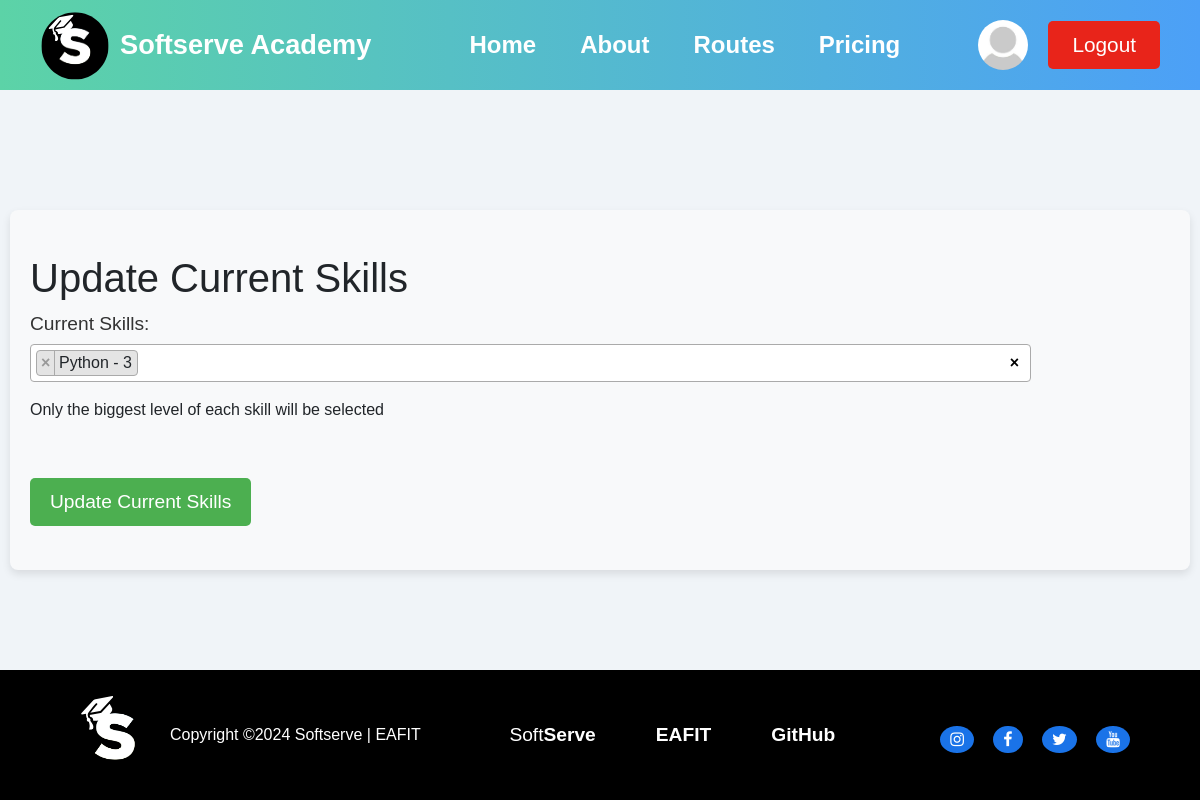
Page /user/update_current_skills/ (signed in) on the earlier database version.
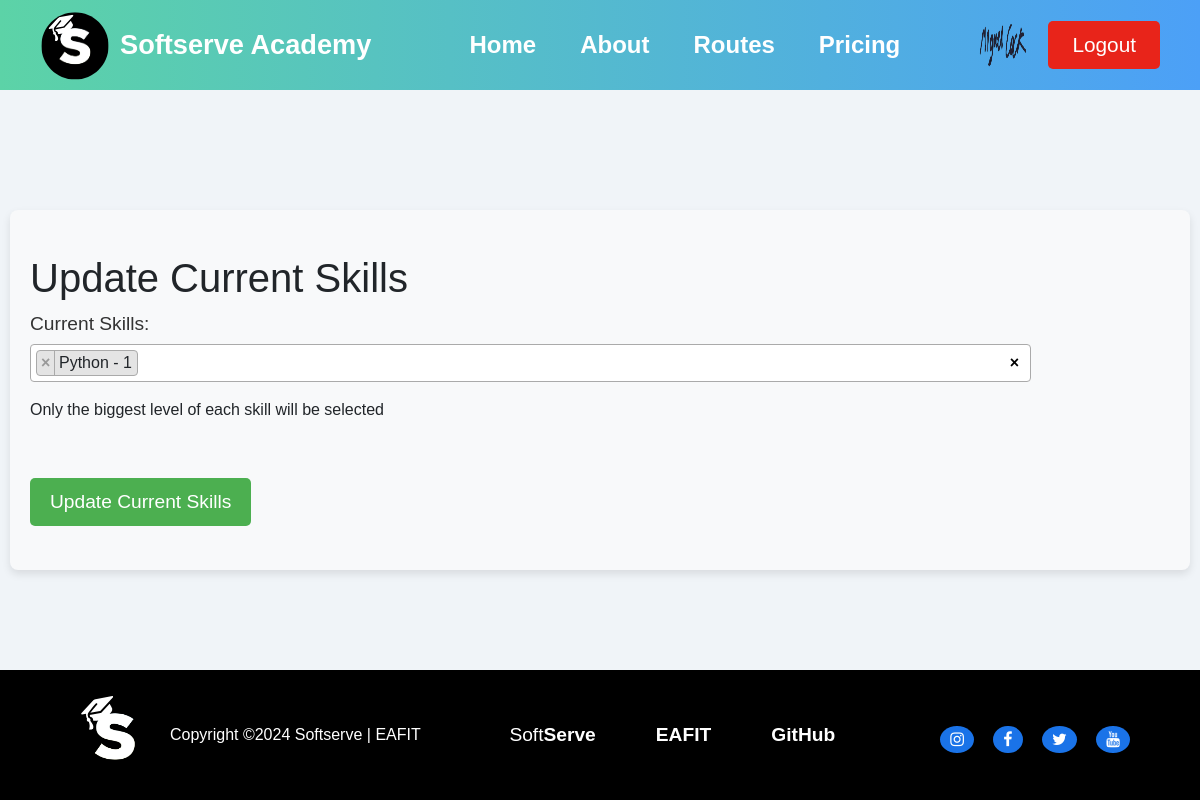
Same page on the later database version.
### user/models.py (models this page shows, shortened)
class User(AbstractBaseUser, PermissionsMixin):
    id = models.AutoField(primary_key=True)
    name = models.CharField(max_length=100)
    password = models.CharField(max_length=100)
    email = models.EmailField(unique=True)
    image = models.ImageField(upload_to="user/images/", blank=True)
    preference = models.ForeignKey(
        Preference, on_delete=models.SET_NULL, blank=True, null=True
    )
    current_skills = models.ManyToManyField(
        SkillLevel, related_name="users_current", blank=True
    )
    target_skills = models.ManyToManyField(
        SkillLevel, related_name="users_target", blank=True
    )
    learning_routes = models.ManyToManyField(
        LearningRoute, related_name="users_route", blank=True
    )
    is_active = models.BooleanField(default=True)
    is_staff = models.BooleanField(default=False)
    is_superuser = models.BooleanField(default=False)
    objects = UserManager()
    USERNAME_FIELD = "email"
    REQUIRED_FIELDS = ["name"]

### skill/models.py (models this page shows, shortened)
class SkillLevel(models.Model):
    id = models.AutoField(primary_key=True)
    skill = models.ForeignKey("Skill", on_delete=models.CASCADE)
    level = models.IntegerField(validators=[MinValueValidator(1), MaxValueValidator(5)])
    def __str__(self):
        return self.skill.name + " - " + str(self.level)

class Skill(models.Model):
    id = models.AutoField(primary_key=True)
    name = models.CharField(max_length=100)
    skill_type = models.CharField(max_length=100, choices=SKILL_TYPE_CHOICES)
    image = models.ImageField(upload_to="skill/images/", null=True, blank=True)

### user/views.py (the view)
@login_required
def update_current_skills(request):
    if request.method == "POST":
        form = CurrentSkillsForm(request.POST, instance=request.user)
        if form.is_valid():
            form.save()
            session_user = User.objects.get(id=request.session["user_id"])
            session_user.save()
            return redirect("user")
    else:
        form = CurrentSkillsForm(instance=request.user)
    return render(request, "update_current_skills.html", {"form": form})

### user/forms.py
class CurrentSkillsForm(forms.ModelForm):
    current_skills = forms.ModelMultipleChoiceField(
        queryset=SkillLevel.objects.all(),
        widget=forms.SelectMultiple(attrs={"class": "form-control"}),
        required=False,
        label="Current Skills",
    )
    class Meta:
        model = User
        fields = ["current_skills"]

### learning_route/models.py (called while the page is built)
    def __str__(self):
        return self.skill_level.skill.name + " - " + str(self.skill_level.level)

### user/templates/update_current_skills.html (shortened to what this page needs)
{% extends "base.html" %}
{% load static %}
{% block extra_css %}
<link rel="stylesheet" href="{% static 'css/learningresourceform.css' %}">
{% endblock %}
{% block content %}
<br>
<h1>Update Current Skills</h1>
<form method="post">
    <div class="row">
        <div class="col-md-10 form-group">
            {{ form.as_p }}
            <p>Only the biggest level of each skill will be selected</p>
        </div>
    </div>
    <button type="submit" class="btn btn-primary form-submit">Update Current Skills</button>
</form>
<br>
{% endblock %}

### SoftServeAcademy/templates/base.html (shortened to what this page needs)
<!DOCTYPE html>
<html lang="en">
{% load static %}
<head>
    <link rel="stylesheet" href="https://stackpath.bootstrapcdn.com/bootstrap/4.5.2/css/bootstrap.min.css">
    <link rel="stylesheet" href="https://cdnjs.cloudflare.com/ajax/libs/font-awesome/4.7.0/css/font-awesome.min.css">
    <link href="https://cdnjs.cloudflare.com/ajax/libs/select2/4.0.13/css/select2.min.css" rel="stylesheet" />
    <link rel="stylesheet" href="{% static 'css/header.css' %}">
    <link rel="stylesheet" href="{% static 'css/footer.css' %}">
    <link rel="stylesheet" href="{% static 'css/base.css' %}">
    {% block extra_css %}{% endblock %}
</head>
<body>
    <div class="wrapper">
        <header>
            <div class="logo">
                <a href="{% url 'home' %}"><img src="{% static 'images/2.svg' %}" alt="Logo"></a>
                <a href="{% url 'home' %}"><span>Softserve Academy</span></a>
            </div>
            <nav>
                <ul id="nav-links">
                    <li><a href="{% url 'home' %}">Home</a></li>
                    <li><a href="{% url 'about' %}">About</a></li>
                    {% if user.is_authenticated %}
                    <li class="dropdown">
                        <a href="{% url 'learning_route' %}">Routes</a>
                    </li>
                    {% endif %}
                    <li><a href="{% url 'pricing' %}">Pricing</a></li>
                </ul>
            </nav>
            <div class="auth-buttons">
                {% if user.is_authenticated %}
                <a href="{% url 'user' %}">
                    {% if user.image %}
                    <img src="{{ user.image.url }}" alt="User Photo" class="user-image">
                    {% else %}
                    <img src="{% static 'images/default-user.png' %}" alt="Default User Photo" class="user-image">
                    {% endif %}
                </a>
                <a href="{% url 'logout' %}" class="get-logout-btn">Logout</a>
                {% else %}
                <a href="{% url 'login' %}" class="login-btn">Login</a>
                <a href="{% url 'register' %}" class="get-started-btn">Get Started</a>
                {% endif %}
            </div>
        </header>
        <div class="container">
            {% block content %}
            {% endblock %}
        </div>
        <footer>
            <div class="footer-container">
                <div class="footer-left">
                    <img src="{% static 'images/2.svg' %}" alt="Logo">
                    <p>Copyright ©2024 Softserve | EAFIT</p>
                </div>
                <div class="footer-right">
                    <ul>
                        <li><a href="https://career.softserveinc.com/es/about/colombia">Soft<b>Serve</b></a></li>
                        <li><a href="https://www.eafit.edu.co/"><b>EAFIT</b></a></li>
                        <li><a href="https://github.com/QuitoTactico/SoftServe-Academy"><b>GitHub</b></a></li>
                    </ul>
                    <div class="social-media">
                        <a href="https://www.instagram.com/softserve_people/"><i class="fa fa-instagram"></i></a>
                        <a href="https://www.facebook.com/SoftServeColombia/"><i class="fa fa-facebook"></i></a>
                        <a href="https://x.com/SoftServeInc"><i class="fa fa-twitter"></i></a>
                        <a href="https://www.youtube.com/@SoftServeInc"><i class="fa fa-youtube"></i></a>
                    </div>
                </div>
            </div>
        </footer>
    </div>
</body>
</html>

Differences in the rows shown:
changed User "Current Skills:": image: picture added
Other differences:
text written by a page script: "× × Python - 3" → "× × Python - 1"
